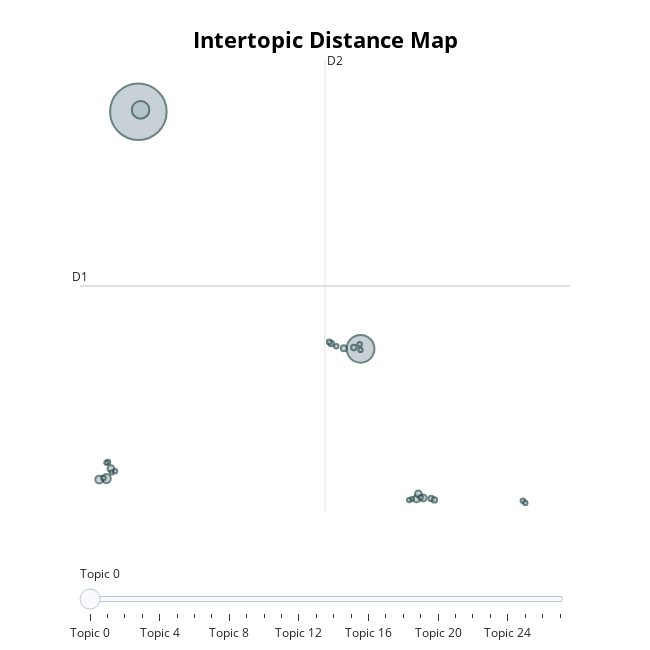

Here is the notebook cell this chart was saved with:
### Markdown cell above
<font size = 4><b><center><a id="section3.5">3.5 Visualizations</a>

### Code cell
### visualize the intertopic distance 
topic_model.visualize_topics()

### Figure 1 — Plotly figure (JSON) as saved in the notebook; plotly's stock layout.template omitted (floating-point values rounded to 4 significant figures; data arrays with more than 128 entries replaced by an {"elided": "..."} marker saying what was removed)
{"data": [{"customdata": {"elided": "28x5 mixed values"}, "hovertemplate": "<b>Topic %{customdata[2]}</b><br>Words: %{customdata[3]}<br>Size: %{customdata[4]}", "legendgroup": "", "marker": {"color": "#B0BEC5", "line": {"color": "DarkSlateGrey", "width": 2}, "size": [5813, 1393, 564, 145, 111, 93, 86, 82, 81, 64, 56, 56, 53, 50, 42, 39, 38, 37, 36, 36, 35, 35, 34, 33, 33, 32, 32, 31], "sizemode": "area", "sizeref": 3.633, "symbol": "circle"}, "mode": "markers", "name": "", "orientation": "v", "showlegend": false, "type": "scatter", "x": [-7.168, 10.71, -6.99, -9.743, -10.31, 15.22, 15.75, -9.377, 15.36, 9.361, 10.17, 16.39, 8.341, 16.65, 8.189, 23.77, -9.613, 15.54, 8.757, -9.97, 10.64, 23.96, 10.7, -9.304, 14.83, 14.61, -9.034, -9.74], "xaxis": "x", "y": [30.2, 8.524, 30.37, -3.326, -3.421, -5.175, -5.1, -2.417, -4.728, 8.578, 8.639, -5.154, 9.02, -5.283, 9.157, -5.355, -1.829, -5.055, 8.765, -3.28, 8.947, -5.552, 8.428, -2.764, -5.208, -5.297, -2.658, -1.881], "yaxis": "y"}], "layout": {"annotations": [{"showarrow": false, "text": "D1", "x": -11.86, "y": 14.27, "yshift": 10}, {"showarrow": false, "text": "D2", "x": 7.847, "xshift": 10, "y": 34.92}], "height": 650, "hoverlabel": {"bgcolor": "white", "font": {"family": "Rockwell", "size": 16}}, "legend": {"itemsizing": "constant", "tracegroupgap": 0}, "margin": {"t": 60}, "shapes": [{"line": {"color": "#CFD8DC", "width": 2}, "type": "line", "x0": 7.847, "x1": 7.847, "y0": -6.384, "y1": 34.92}, {"line": {"color": "#9E9E9E", "width": 2}, "type": "line", "x0": -11.86, "x1": 27.56, "y0": 14.27, "y1": 14.27}], "sliders": [{"active": 0, "pad": {"t": 50}, "steps": [{"args": [{"marker.color": [["red", "#B0BEC5", "#B0BEC5", "#B0BEC5", "#B0BEC5", "#B0BEC5", "#B0BEC5", "#B0BEC5", "#B0BEC5", "#B0BEC5", "#B0BEC5", "#B0BEC5", "#B0BEC5", "#B0BEC5", "#B0BEC5", "#B0BEC5", "#B0BEC5", "#B0BEC5", "#B0BEC5", "#B0BEC5", "#B0BEC5", "#B0BEC5", "#B0BEC5", "#B0BEC5", "#B0BEC5", "#B0BEC5", "#B0BEC5", "#B0BEC5"]]}], "label": "Topic 0", "method": "update"}, {"args": [{"marker.color": [["#B0BEC5", "red", "#B0BEC5", "#B0BEC5", "#B0BEC5", "#B0BEC5", "#B0BEC5", "#B0BEC5", "#B0BEC5", "#B0BEC5", "#B0BEC5", "#B0BEC5", "#B0BEC5", "#B0BEC5", "#B0BEC5", "#B0BEC5", "#B0BEC5", "#B0BEC5", "#B0BEC5", "#B0BEC5", "#B0BEC5", "#B0BEC5", "#B0BEC5", "#B0BEC5", "#B0BEC5", "#B0BEC5", "#B0BEC5", "#B0BEC5"]]}], "label": "Topic 1", "method": "update"}, {"args": [{"marker.color": [["#B0BEC5", "#B0BEC5", "red", "#B0BEC5", "#B0BEC5", "#B0BEC5", "#B0BEC5", "#B0BEC5", "#B0BEC5", "#B0BEC5", "#B0BEC5", "#B0BEC5", "#B0BEC5", "#B0BEC5", "#B0BEC5", "#B0BEC5", "#B0BEC5", "#B0BEC5", "#B0BEC5", "#B0BEC5", "#B0BEC5", "#B0BEC5", "#B0BEC5", "#B0BEC5", "#B0BEC5", "#B0BEC5", "#B0BEC5", "#B0BEC5"]]}], "label": "Topic 2", "method": "update"}, {"args": [{"marker.color": [["#B0BEC5", "#B0BEC5", "#B0BEC5", "red", "#B0BEC5", "#B0BEC5", "#B0BEC5", "#B0BEC5", "#B0BEC5", "#B0BEC5", "#B0BEC5", "#B0BEC5", "#B0BEC5", "#B0BEC5", "#B0BEC5", "#B0BEC5", "#B0BEC5", "#B0BEC5", "#B0BEC5", "#B0BEC5", "#B0BEC5", "#B0BEC5", "#B0BEC5", "#B0BEC5", "#B0BEC5", "#B0BEC5", "#B0BEC5", "#B0BEC5"]]}], "label": "Topic 3", "method": "update"}, {"args": [{"marker.color": [["#B0BEC5", "#B0BEC5", "#B0BEC5", "#B0BEC5", "red", "#B0BEC5", "#B0BEC5", "#B0BEC5", "#B0BEC5", "#B0BEC5", "#B0BEC5", "#B0BEC5", "#B0BEC5", "#B0BEC5", "#B0BEC5", "#B0BEC5", "#B0BEC5", "#B0BEC5", "#B0BEC5", "#B0BEC5", "#B0BEC5", "#B0BEC5", "#B0BEC5", "#B0BEC5", "#B0BEC5", "#B0BEC5", "#B0BEC5", "#B0BEC5"]]}], "label": "Topic 4", "method": "update"}, {"args": [{"marker.color": [["#B0BEC5", "#B0BEC5", "#B0BEC5", "#B0BEC5", "#B0BEC5", "red", "#B0BEC5", "#B0BEC5", "#B0BEC5", "#B0BEC5", "#B0BEC5", "#B0BEC5", "#B0BEC5", "#B0BEC5", "#B0BEC5", "#B0BEC5", "#B0BEC5", "#B0BEC5", "#B0BEC5", "#B0BEC5", "#B0BEC5", "#B0BEC5", "#B0BEC5", "#B0BEC5", "#B0BEC5", "#B0BEC5", "#B0BEC5", "#B0BEC5"]]}], "label": "Topic 5", "method": "update"}, {"args": [{"marker.color": [["#B0BEC5", "#B0BEC5", "#B0BEC5", "#B0BEC5", "#B0BEC5", "#B0BEC5", "red", "#B0BEC5", "#B0BEC5", "#B0BEC5", "#B0BEC5", "#B0BEC5", "#B0BEC5", "#B0BEC5", "#B0BEC5", "#B0BEC5", "#B0BEC5", "#B0BEC5", "#B0BEC5", "#B0BEC5", "#B0BEC5", "#B0BEC5", "#B0BEC5", "#B0BEC5", "#B0BEC5", "#B0BEC5", "#B0BEC5", "#B0BEC5"]]}], "label": "Topic 6", "method": "update"}, {"args": [{"marker.color": [["#B0BEC5", "#B0BEC5", "#B0BEC5", "#B0BEC5", "#B0BEC5", "#B0BEC5", "#B0BEC5", "red", "#B0BEC5", "#B0BEC5", "#B0BEC5", "#B0BEC5", "#B0BEC5", "#B0BEC5", "#B0BEC5", "#B0BEC5", "#B0BEC5", "#B0BEC5", "#B0BEC5", "#B0BEC5", "#B0BEC5", "#B0BEC5", "#B0BEC5", "#B0BEC5", "#B0BEC5", "#B0BEC5", "#B0BEC5", "#B0BEC5"]]}], "label": "Topic 7", "method": "update"}, {"args": [{"marker.color": [["#B0BEC5", "#B0BEC5", "#B0BEC5", "#B0BEC5", "#B0BEC5", "#B0BEC5", "#B0BEC5", "#B0BEC5", "red", "#B0BEC5", "#B0BEC5", "#B0BEC5", "#B0BEC5", "#B0BEC5", "#B0BEC5", "#B0BEC5", "#B0BEC5", "#B0BEC5", "#B0BEC5", "#B0BEC5", "#B0BEC5", "#B0BEC5", "#B0BEC5", "#B0BEC5", "#B0BEC5", "#B0BEC5", "#B0BEC5", "#B0BEC5"]]}], "label": "Topic 8", "method": "update"}, {"args": [{"marker.color": [["#B0BEC5", "#B0BEC5", "#B0BEC5", "#B0BEC5", "#B0BEC5", "#B0BEC5", "#B0BEC5", "#B0BEC5", "#B0BEC5", "red", "#B0BEC5", "#B0BEC5", "#B0BEC5", "#B0BEC5", "#B0BEC5", "#B0BEC5", "#B0BEC5", "#B0BEC5", "#B0BEC5", "#B0BEC5", "#B0BEC5", "#B0BEC5", "#B0BEC5", "#B0BEC5", "#B0BEC5", "#B0BEC5", "#B0BEC5", "#B0BEC5"]]}], "label": "Topic 9", "method": "update"}, {"args": [{"marker.color": [["#B0BEC5", "#B0BEC5", "#B0BEC5", "#B0BEC5", "#B0BEC5", "#B0BEC5", "#B0BEC5", "#B0BEC5", "#B0BEC5", "#B0BEC5", "red", "#B0BEC5", "#B0BEC5", "#B0BEC5", "#B0BEC5", "#B0BEC5", "#B0BEC5", "#B0BEC5", "#B0BEC5", "#B0BEC5", "#B0BEC5", "#B0BEC5", "#B0BEC5", "#B0BEC5", "#B0BEC5", "#B0BEC5", "#B0BEC5", "#B0BEC5"]]}], "label": "Topic 10", "method": "update"}, {"args": [{"marker.color": [["#B0BEC5", "#B0BEC5", "#B0BEC5", "#B0BEC5", "#B0BEC5", "#B0BEC5", "#B0BEC5", "#B0BEC5", "#B0BEC5", "#B0BEC5", "#B0BEC5", "red", "#B0BEC5", "#B0BEC5", "#B0BEC5", "#B0BEC5", "#B0BEC5", "#B0BEC5", "#B0BEC5", "#B0BEC5", "#B0BEC5", "#B0BEC5", "#B0BEC5", "#B0BEC5", "#B0BEC5", "#B0BEC5", "#B0BEC5", "#B0BEC5"]]}], "label": "Topic 11", "method": "update"}, {"args": [{"marker.color": [["#B0BEC5", "#B0BEC5", "#B0BEC5", "#B0BEC5", "#B0BEC5", "#B0BEC5", "#B0BEC5", "#B0BEC5", "#B0BEC5", "#B0BEC5", "#B0BEC5", "#B0BEC5", "red", "#B0BEC5", "#B0BEC5", "#B0BEC5", "#B0BEC5", "#B0BEC5", "#B0BEC5", "#B0BEC5", "#B0BEC5", "#B0BEC5", "#B0BEC5", "#B0BEC5", "#B0BEC5", "#B0BEC5", "#B0BEC5", "#B0BEC5"]]}], "label": "Topic 12", "method": "update"}, {"args": [{"marker.color": [["#B0BEC5", "#B0BEC5", "#B0BEC5", "#B0BEC5", "#B0BEC5", "#B0BEC5", "#B0BEC5", "#B0BEC5", "#B0BEC5", "#B0BEC5", "#B0BEC5", "#B0BEC5", "#B0BEC5", "red", "#B0BEC5", "#B0BEC5", "#B0BEC5", "#B0BEC5", "#B0BEC5", "#B0BEC5", "#B0BEC5", "#B0BEC5", "#B0BEC5", "#B0BEC5", "#B0BEC5", "#B0BEC5", "#B0BEC5", "#B0BEC5"]]}], "label": "Topic 13", "method": "update"}, {"args": [{"marker.color": [["#B0BEC5", "#B0BEC5", "#B0BEC5", "#B0BEC5", "#B0BEC5", "#B0BEC5", "#B0BEC5", "#B0BEC5", "#B0BEC5", "#B0BEC5", "#B0BEC5", "#B0BEC5", "#B0BEC5", "#B0BEC5", "red", "#B0BEC5", "#B0BEC5", "#B0BEC5", "#B0BEC5", "#B0BEC5", "#B0BEC5", "#B0BEC5", "#B0BEC5", "#B0BEC5", "#B0BEC5", "#B0BEC5", "#B0BEC5", "#B0BEC5"]]}], "label": "Topic 14", "method": "update"}, {"args": [{"marker.color": [["#B0BEC5", "#B0BEC5", "#B0BEC5", "#B0BEC5", "#B0BEC5", "#B0BEC5", "#B0BEC5", "#B0BEC5", "#B0BEC5", "#B0BEC5", "#B0BEC5", "#B0BEC5", "#B0BEC5", "#B0BEC5", "#B0BEC5", "red", "#B0BEC5", "#B0BEC5", "#B0BEC5", "#B0BEC5", "#B0BEC5", "#B0BEC5", "#B0BEC5", "#B0BEC5", "#B0BEC5", "#B0BEC5", "#B0BEC5", "#B0BEC5"]]}], "label": "Topic 15", "method": "update"}, {"args": [{"marker.color": [["#B0BEC5", "#B0BEC5", "#B0BEC5", "#B0BEC5", "#B0BEC5", "#B0BEC5", "#B0BEC5", "#B0BEC5", "#B0BEC5", "#B0BEC5", "#B0BEC5", "#B0BEC5", "#B0BEC5", "#B0BEC5", "#B0BEC5", "#B0BEC5", "red", "#B0BEC5", "#B0BEC5", "#B0BEC5", "#B0BEC5", "#B0BEC5", "#B0BEC5", "#B0BEC5", "#B0BEC5", "#B0BEC5", "#B0BEC5", "#B0BEC5"]]}], "label": "Topic 16", "method": "update"}, {"args": [{"marker.color": [["#B0BEC5", "#B0BEC5", "#B0BEC5", "#B0BEC5", "#B0BEC5", "#B0BEC5", "#B0BEC5", "#B0BEC5", "#B0BEC5", "#B0BEC5", "#B0BEC5", "#B0BEC5", "#B0BEC5", "#B0BEC5", "#B0BEC5", "#B0BEC5", "#B0BEC5", "red", "#B0BEC5", "#B0BEC5", "#B0BEC5", "#B0BEC5", "#B0BEC5", "#B0BEC5", "#B0BEC5", "#B0BEC5", "#B0BEC5", "#B0BEC5"]]}], "label": "Topic 17", "method": "update"}, {"args": [{"marker.color": [["#B0BEC5", "#B0BEC5", "#B0BEC5", "#B0BEC5", "#B0BEC5", "#B0BEC5", "#B0BEC5", "#B0BEC5", "#B0BEC5", "#B0BEC5", "#B0BEC5", "#B0BEC5", "#B0BEC5", "#B0BEC5", "#B0BEC5", "#B0BEC5", "#B0BEC5", "#B0BEC5", "red", "#B0BEC5", "#B0BEC5", "#B0BEC5", "#B0BEC5", "#B0BEC5", "#B0BEC5", "#B0BEC5", "#B0BEC5", "#B0BEC5"]]}], "label": "Topic 18", "method": "update"}, {"args": [{"marker.color": [["#B0BEC5", "#B0BEC5", "#B0BEC5", "#B0BEC5", "#B0BEC5", "#B0BEC5", "#B0BEC5", "#B0BEC5", "#B0BEC5", "#B0BEC5", "#B0BEC5", "#B0BEC5", "#B0BEC5", "#B0BEC5", "#B0BEC5", "#B0BEC5", "#B0BEC5", "#B0BEC5", "#B0BEC5", "red", "#B0BEC5", "#B0BEC5", "#B0BEC5", "#B0BEC5", "#B0BEC5", "#B0BEC5", "#B0BEC5", "#B0BEC5"]]}], "label": "Topic 19", "method": "update"}, {"args": [{"marker.color": [["#B0BEC5", "#B0BEC5", "#B0BEC5", "#B0BEC5", "#B0BEC5", "#B0BEC5", "#B0BEC5", "#B0BEC5", "#B0BEC5", "#B0BEC5", "#B0BEC5", "#B0BEC5", "#B0BEC5", "#B0BEC5", "#B0BEC5", "#B0BEC5", "#B0BEC5", "#B0BEC5", "#B0BEC5", "#B0BEC5", "red", "#B0BEC5", "#B0BEC5", "#B0BEC5", "#B0BEC5", "#B0BEC5", "#B0BEC5", "#B0BEC5"]]}], "label": "Topic 20", "method": "update"}, {"args": [{"marker.color": [["#B0BEC5", "#B0BEC5", "#B0BEC5", "#B0BEC5", "#B0BEC5", "#B0BEC5", "#B0BEC5", "#B0BEC5", "#B0BEC5", "#B0BEC5", "#B0BEC5", "#B0BEC5", "#B0BEC5", "#B0BEC5", "#B0BEC5", "#B0BEC5", "#B0BEC5", "#B0BEC5", "#B0BEC5", "#B0BEC5", "#B0BEC5", "red", "#B0BEC5", "#B0BEC5", "#B0BEC5", "#B0BEC5", "#B0BEC5", "#B0BEC5"]]}], "label": "Topic 21", "method": "update"}, {"args": [{"marker.color": [["#B0BEC5", "#B0BEC5", "#B0BEC5", "#B0BEC5", "#B0BEC5", "#B0BEC5", "#B0BEC5", "#B0BEC5", "#B0BEC5", "#B0BEC5", "#B0BEC5", "#B0BEC5", "#B0BEC5", "#B0BEC5", "#B0BEC5", "#B0BEC5", "#B0BEC5", "#B0BEC5", "#B0BEC5", "#B0BEC5", "#B0BEC5", "#B0BEC5", "red", "#B0BEC5", "#B0BEC5", "#B0BEC5", "#B0BEC5", "#B0BEC5"]]}], "label": "Topic 22", "method": "update"}, {"args": [{"marker.color": [["#B0BEC5", "#B0BEC5", "#B0BEC5", "#B0BEC5", "#B0BEC5", "#B0BEC5", "#B0BEC5", "#B0BEC5", "#B0BEC5", "#B0BEC5", "#B0BEC5", "#B0BEC5", "#B0BEC5", "#B0BEC5", "#B0BEC5", "#B0BEC5", "#B0BEC5", "#B0BEC5", "#B0BEC5", "#B0BEC5", "#B0BEC5", "#B0BEC5", "#B0BEC5", "red", "#B0BEC5", "#B0BEC5", "#B0BEC5", "#B0BEC5"]]}], "label": "Topic 23", "method": "update"}, {"args": [{"marker.color": [["#B0BEC5", "#B0BEC5", "#B0BEC5", "#B0BEC5", "#B0BEC5", "#B0BEC5", "#B0BEC5", "#B0BEC5", "#B0BEC5", "#B0BEC5", "#B0BEC5", "#B0BEC5", "#B0BEC5", "#B0BEC5", "#B0BEC5", "#B0BEC5", "#B0BEC5", "#B0BEC5", "#B0BEC5", "#B0BEC5", "#B0BEC5", "#B0BEC5", "#B0BEC5", "#B0BEC5", "red", "#B0BEC5", "#B0BEC5", "#B0BEC5"]]}], "label": "Topic 24", "method": "update"}, {"args": [{"marker.color": [["#B0BEC5", "#B0BEC5", "#B0BEC5", "#B0BEC5", "#B0BEC5", "#B0BEC5", "#B0BEC5", "#B0BEC5", "#B0BEC5", "#B0BEC5", "#B0BEC5", "#B0BEC5", "#B0BEC5", "#B0BEC5", "#B0BEC5", "#B0BEC5", "#B0BEC5", "#B0BEC5", "#B0BEC5", "#B0BEC5", "#B0BEC5", "#B0BEC5", "#B0BEC5", "#B0BEC5", "#B0BEC5", "red", "#B0BEC5", "#B0BEC5"]]}], "label": "Topic 25", "method": "update"}, {"args": [{"marker.color": [["#B0BEC5", "#B0BEC5", "#B0BEC5", "#B0BEC5", "#B0BEC5", "#B0BEC5", "#B0BEC5", "#B0BEC5", "#B0BEC5", "#B0BEC5", "#B0BEC5", "#B0BEC5", "#B0BEC5", "#B0BEC5", "#B0BEC5", "#B0BEC5", "#B0BEC5", "#B0BEC5", "#B0BEC5", "#B0BEC5", "#B0BEC5", "#B0BEC5", "#B0BEC5", "#B0BEC5", "#B0BEC5", "#B0BEC5", "red", "#B0BEC5"]]}], "label": "Topic 26", "method": "update"}, {"args": [{"marker.color": [["#B0BEC5", "#B0BEC5", "#B0BEC5", "#B0BEC5", "#B0BEC5", "#B0BEC5", "#B0BEC5", "#B0BEC5", "#B0BEC5", "#B0BEC5", "#B0BEC5", "#B0BEC5", "#B0BEC5", "#B0BEC5", "#B0BEC5", "#B0BEC5", "#B0BEC5", "#B0BEC5", "#B0BEC5", "#B0BEC5", "#B0BEC5", "#B0BEC5", "#B0BEC5", "#B0BEC5", "#B0BEC5", "#B0BEC5", "#B0BEC5", "red"]]}], "label": "Topic 27", "method": "update"}]}], "title": {"font": {"color": "Black", "size": 22}, "text": "<b>Intertopic Distance Map", "x": 0.5, "xanchor": "center", "y": 0.95, "yanchor": "top"}, "width": 650, "xaxis": {"anchor": "y", "domain": [0, 1], "range": [-11.86, 27.56], "title": {"text": ""}, "visible": false}, "yaxis": {"anchor": "x", "domain": [0, 1], "range": [-6.384, 34.92], "title": {"text": ""}, "visible": false}}}
